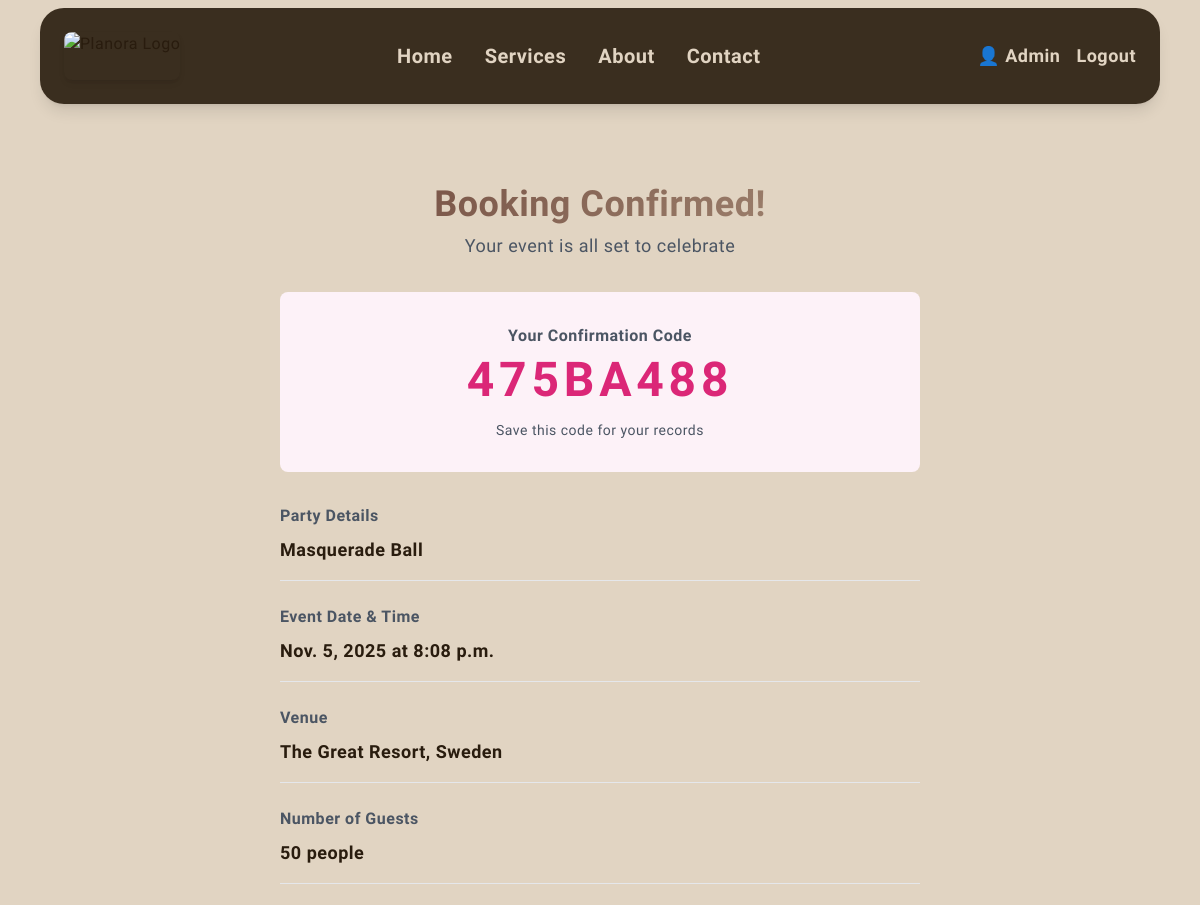
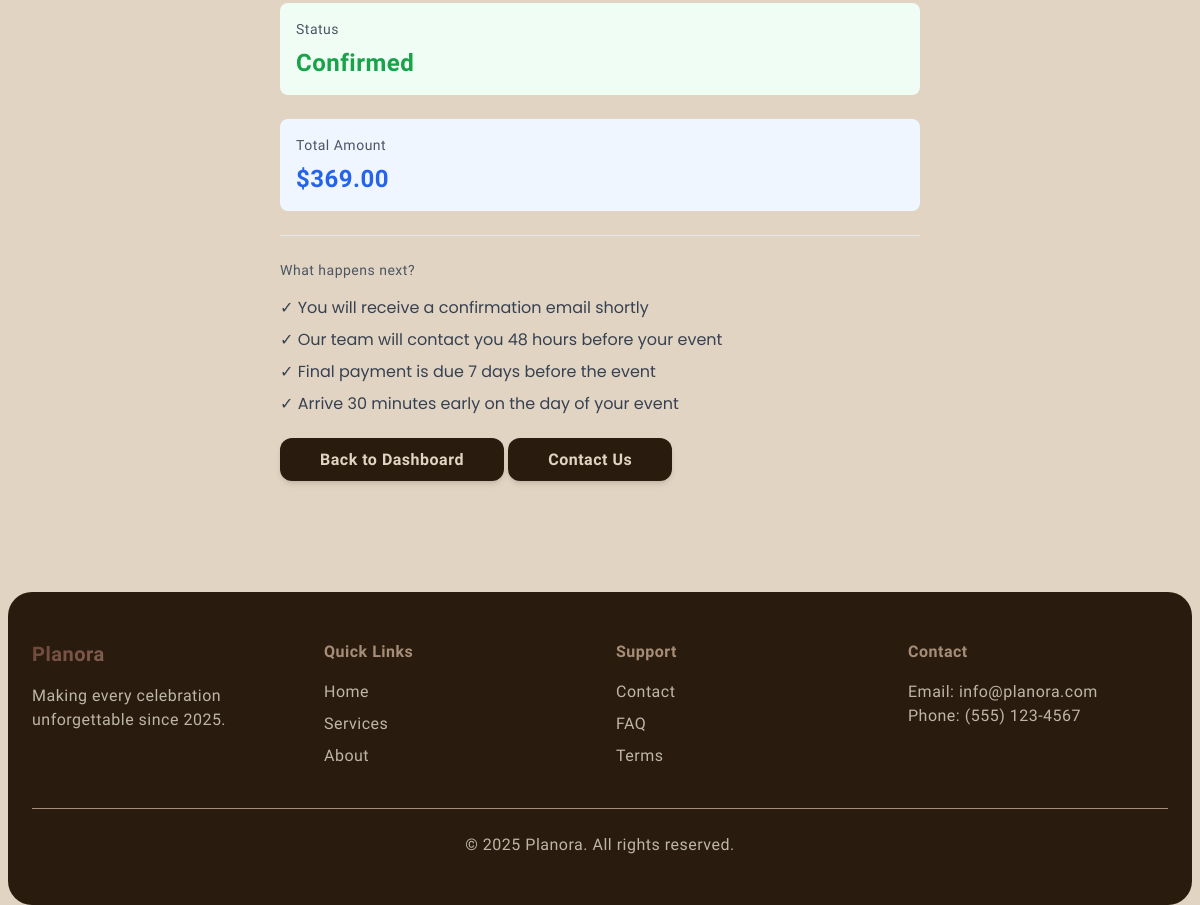
/booking-details/2/ (signed in), run on the app's committed database (2 pictures, top to bottom).
### parties/models.py (models this page shows, shortened)
class Booking(models.Model):
    STATUS_CHOICES = [
        ('pending', 'Pending'),
        ('confirmed', 'Confirmed'),
        ('completed', 'Completed'),
        ('cancelled', 'Cancelled'),
    ]
    user = models.ForeignKey(User, on_delete=models.CASCADE, related_name='bookings')
    event_plan = models.OneToOneField(EventPlan, on_delete=models.CASCADE)
    status = models.CharField(max_length=20, choices=STATUS_CHOICES, default='pending')
    payment_amount = models.DecimalField(max_digits=10, decimal_places=2)
    advance_payment = models.DecimalField(max_digits=10, decimal_places=2, default=0)
    is_paid = models.BooleanField(default=False)
    booking_date = models.DateTimeField(auto_now_add=True)
    confirmation_code = models.CharField(max_length=20, unique=True)
    class Meta:
        ordering = ['-booking_date']

class EventPlan(models.Model):
    user = models.ForeignKey(User, on_delete=models.CASCADE, related_name='event_plans')
    party_type = models.ForeignKey(PartyType, on_delete=models.SET_NULL, null=True)
    services = models.ManyToManyField(Service, blank=True)
    guest_count = models.IntegerField(validators=[MinValueValidator(1), MaxValueValidator(500)])
    event_date = models.DateField()
    event_time = models.TimeField()
    venue = models.CharField(max_length=255)
    special_requests = models.TextField(blank=True)
    total_cost = models.DecimalField(max_digits=10, decimal_places=2, default=0)
    created_at = models.DateTimeField(auto_now_add=True)
    updated_at = models.DateTimeField(auto_now=True)
    class Meta:
        ordering = ['-created_at']

class PartyType(models.Model):
    name = models.CharField(max_length=100)
    description = models.TextField()
    base_price = models.DecimalField(max_digits=10, decimal_places=2)
    image = models.ImageField(upload_to='party_types/')
    duration_hours = models.IntegerField(default=4)
    max_guests = models.IntegerField(default=100)
    created_at = models.DateTimeField(auto_now_add=True)
    class Meta:
        ordering = ['-created_at']

### parties/views.py (the view)
# urls.py: path('booking-details/<int:booking_id>/', views.booking_details, name='booking_details'),
@login_required(login_url='login')
def booking_details(request, booking_id):
    booking = get_object_or_404(Booking, pk=booking_id, user=request.user)
    context = {'booking': booking}
    return render(request, 'parties/booking_details.html', context)

### templates/parties/booking_details.html (shortened to what this page needs)
{% extends 'base.html' %}
{% block content %}
<div class="max-w-2xl mx-auto px-4 py-20">
    <div class="card mb-8">
        <div class="text-center mb-8">
            <h1 class="text-4xl font-bold gradient-text mb-2">Booking Confirmed!</h1>
            <p class="text-gray-600 text-lg">Your event is all set to celebrate</p>
        </div>
        <div class="bg-pink-50 p-8 rounded-lg text-center mb-8">
            <p class="text-gray-600 font-semibold mb-2">Your Confirmation Code</p>
            <p class="text-5xl font-bold text-pink-600 tracking-widest">{{ booking.confirmation_code }}</p>
            <p class="text-gray-600 text-sm mt-4">Save this code for your records</p>
        </div>
        <div class="space-y-6">
            <div class="border-b pb-4">
                <p class="text-gray-600 font-semibold mb-2">Party Details</p>
                <p class="text-lg font-semibold">{{ booking.event_plan.party_type.name }}</p>
            </div>
            <div class="border-b pb-4">
                <p class="text-gray-600 font-semibold mb-2">Event Date & Time</p>
                <p class="text-lg font-semibold">{{ booking.event_plan.event_date }} at {{ booking.event_plan.event_time }}</p>
            </div>
            <div class="border-b pb-4">
                <p class="text-gray-600 font-semibold mb-2">Venue</p>
                <p class="text-lg font-semibold">{{ booking.event_plan.venue }}</p>
            </div>
            <div class="border-b pb-4">
                <p class="text-gray-600 font-semibold mb-2">Number of Guests</p>
                <p class="text-lg font-semibold">{{ booking.event_plan.guest_count }} people</p>
            </div>
            <div class="bg-green-50 p-4 rounded-lg">
                <p class="text-sm text-gray-600 mb-2">Status</p>
                <p class="text-2xl font-bold text-green-600">{{ booking.get_status_display }}</p>
            </div>
            <div class="bg-blue-50 p-4 rounded-lg">
                <p class="text-sm text-gray-600 mb-2">Total Amount</p>
                <p class="text-2xl font-bold text-blue-600">${{ booking.payment_amount }}</p>
            </div>
            <div class="border-t pt-6">
                <p class="text-gray-600 text-sm mb-4">What happens next?</p>
                <ul class="space-y-2 text-gray-700">
                    <li>✓ You will receive a confirmation email shortly</li>
                    <li>✓ Our team will contact you 48 hours before your event</li>
                    <li>✓ Final payment is due 7 days before the event</li>
                    <li>✓ Arrive 30 minutes early on the day of your event</li>
                </ul>
            </div>
        </div>
        <div class="mt-8 space-y-4">
            <a href="{% url 'dashboard' %}" class="bg-[#291C0E] text-[#E1D4C2] px-10 py-3 rounded-xl font-semibold hover:bg-[#291C0E] hover:scale-105 transition-all duration-300 shadow-md">Back to Dashboard</a>
            <a href="{% url 'contact' %}" class="bg-[#291C0E] text-[#E1D4C2] px-10 py-3 rounded-xl font-semibold hover:bg-[#291C0E] hover:scale-105 transition-all duration-300 shadow-md">Contact Us</a>
        </div>
    </div>
</div>
{% endblock %}

### templates/base.html (shortened to what this page needs)
{% load static %}
<!DOCTYPE html>
<html lang="en">
<head>
  <script src="https://cdn.tailwindcss.com"></script>
</head>
<body>
  <nav class="nav-glass sticky top-2 z-50 rounded-3xl shadow-lg transition-all duration-300 mt-2 mx-10">
    <div class="max-w-7xl mx-auto px-6 py-6 flex justify-between items-center">
      <a href="{% url 'home' %}" class="flex items-center space-x-3">
        <img src="{% static 'planoralogo.png' %}" alt="Planora Logo" class="h-12 w-auto rounded-lg shadow-md hover:scale-105 transition-transform duration-300" />
      </a>
      <div class="hidden md:flex space-x-8 font-bold text-xl ">
        <a href="{% url 'home' %}" class="text-[var(--cream)] hover:text-[var(--mocha)] transition">Home</a>
        <a href="{% url 'services' %}" class="text-[var(--cream)] hover:text-[var(--mocha)] transition">Services</a>
        <a href="{% url 'about' %}" class="text-[var(--cream)] hover:text-[var(--mocha)] transition">About</a>
        <a href="{% url 'contact' %}" class="text-[var(--cream)] hover:text-[var(--mocha)] transition">Contact</a>
      </div>
      <div class="flex items-center space-x-4 font-bold text-lg">
        {% if user.is_authenticated %}
          <a href="{% url 'dashboard' %}" class="btn-primary text-[var(--cream)] hover:text-[var(--mocha)]">👤 {{ user.first_name|default:user.username }}</a>
          <a href="{% url 'logout' %}" class="text-[var(--cream)] hover:text-[var(--mocha)]">Logout</a>
        {% else %}
          <a href="{% url 'login' %}" class="text-[var(--cream)] hover:text-[var(--mocha)]">Login</a>
          <a href="{% url 'signup' %}" class="text-[var(--cream)] hover:text-[var(--mocha)]">Sign Up</a>
        {% endif %}
      </div>
    </div>
  </nav>
  {% block content %}{% endblock %}
  <footer class="bg-[var(--dark)] text-[var(--cream)] mt-2 rounded-3xl mx-2">
    <div class="max-w-7xl mx-auto px-6 py-12">
      <div class="grid grid-cols-1 md:grid-cols-4 gap-8 mb-10">
        <div>
          <h3 class="text-xl font-bold mb-4 gradient-text">Planora</h3>
          <p class="text-[var(--taupe)]">Making every celebration unforgettable since 2025.</p>
        </div>
        <div>
          <h4 class="font-semibold mb-4 text-[var(--mocha)]">Quick Links</h4>
          <ul class="space-y-2 text-[var(--taupe)]">
            <li><a href="{% url 'home' %}" class="hover:text-[var(--mocha)]">Home</a></li>
            <li><a href="{% url 'services' %}" class="hover:text-[var(--mocha)]">Services</a></li>
            <li><a href="{% url 'about' %}" class="hover:text-[var(--mocha)]">About</a></li>
          </ul>
        </div>
        <div>
          <h4 class="font-semibold mb-4 text-[var(--mocha)]">Support</h4>
          <ul class="space-y-2 text-[var(--taupe)]">
            <li><a href="{% url 'contact' %}" class="hover:text-[var(--mocha)]">Contact</a></li>
            <li><a href="#" class="hover:text-[var(--mocha)]">FAQ</a></li>
            <li><a href="#" class="hover:text-[var(--mocha)]">Terms</a></li>
          </ul>
        </div>
        <div>
          <h4 class="font-semibold mb-4 text-[var(--mocha)]">Contact</h4>
          <p class="text-[var(--taupe)]">Email: info@planora.com</p>
          <p class="text-[var(--taupe)]">Phone: (555) 123-4567</p>
        </div>
      </div>
      <div class="border-t border-[var(--mocha)] pt-6 text-center text-[var(--taupe)]">
        <p>&copy; 2025 Planora. All rights reserved.</p>
      </div>
    </div>
  </footer>
</body>
</html>

### templates/base.html (style rules this page uses)
:root { --dark: #291C0E; --warm: #6E473B; --mocha: #A78D78; --taupe: #BEB5A9; --cream: #E1D4C2; }
body { font-family: 'Poppins', sans-serif; background-color: var(--cream); color: var(--dark); }
h1, h2, h3, h4, h5, h6, p, a, span, label, button { font-family: 'Lobster', cursive; letter-spacing: 0.5px; }
.gradient-text { background: linear-gradient(135deg, var(--warm), var(--mocha)); -webkit-background-clip: text; -webkit-text-fill-color: transparent; font-family: 'Lobster', cursive; }
.btn-primary { @apply bg-[var(--warm)] hover:bg-[var(--mocha)] text-white font-semibold py-2 px-6 rounded-lg transition-colors duration-300; }
.card { @apply bg-[var(--taupe)] rounded-3xl shadow-lg hover:shadow-2xl transition-shadow duration-300 p-6; }
.nav-glass { background: rgba(41, 28, 14, 0.9); backdrop-filter: blur(12px); -webkit-backdrop-filter: blur(12px); }

### data on the page
Booking: confirmation_code "475BA488", event_plan.party_type.name "Masquerade Ball", event_plan.event_date "Nov. 5, 2025", event_plan.event_time "8:08 p.m.", event_plan.venue "The Great Resort, Sweden", event_plan.guest_count "50", status "Confirmed", payment_amount "369.00"

### other printed values
{{ user.first_name|default:user.username }} "Admin"
